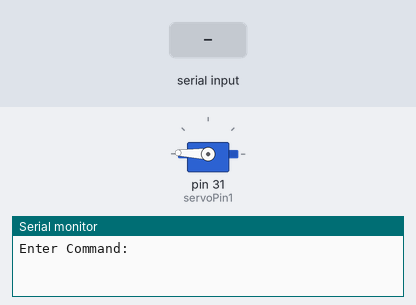
Bench run of a sketch on a simulated Arduino Mega 2560, built with avr-gcc and run on an emulated ATmega2560. Parts: servo, the last lines printed to the serial monitor. The inputs (shaded band) are chosen by the test bench.

Above: at 3.2 s.
3.3 s: "OPEN\n" received over Serial
At 4.5 s:
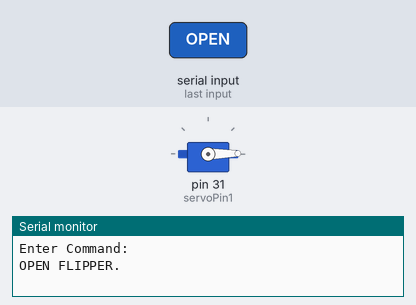
4.8 s: "CLOSE\n" received over Serial
At 6.9 s:
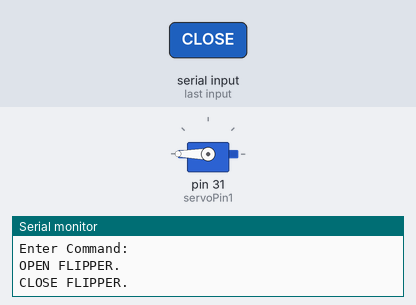
Timing chart, 0 to 8.4 s (numbered marks = the images above; inputs shaded):
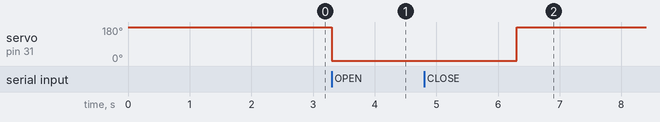

The sketch:

flipper_check.ino
```cpp
#include <Servo.h>
int servoPin1 = 31;       // The PWM pin connected to the servo
Servo Servo1;
void setup() {
  Serial.begin(115200);
  Servo1.attach(servoPin1);
  Servo1.write(178);
  delay(2000);
  Servo1.detach();
  Serial.println("Enter Command: ");
//  Servo1.write(90);
//  delay(2000);
//  Servo1.attach(servoPin1); // Attach the servo to the specified pin
//  delay(1000); // Wait for servo to initialize (if needed)
}

void loop() {
  if(Serial.available() > 0){
    String plastic_input = Serial.readStringUntil('\n');

    if (plastic_input.equals("OPEN")) {

      Serial.println("OPEN FLIPPER.");
      Servo1.attach(servoPin1);
      Servo1.write(1);
      delay(3000);
      Servo1.detach();

    } else if(plastic_input.equals("CLOSE")) {

      Serial.println("CLOSE FLIPPER.");
      Servo1.attach(servoPin1);
      Servo1.write(180);
      delay(3000);
      Servo1.detach();
    }
  }

}
```

Measured:
- after the input at 3.3 s, servo on pin 31 (servoPin1): 178° → 1° at once
- after the input at 4.8 s, servo on pin 31 (servoPin1): 1° → 180° after 1.5 s
